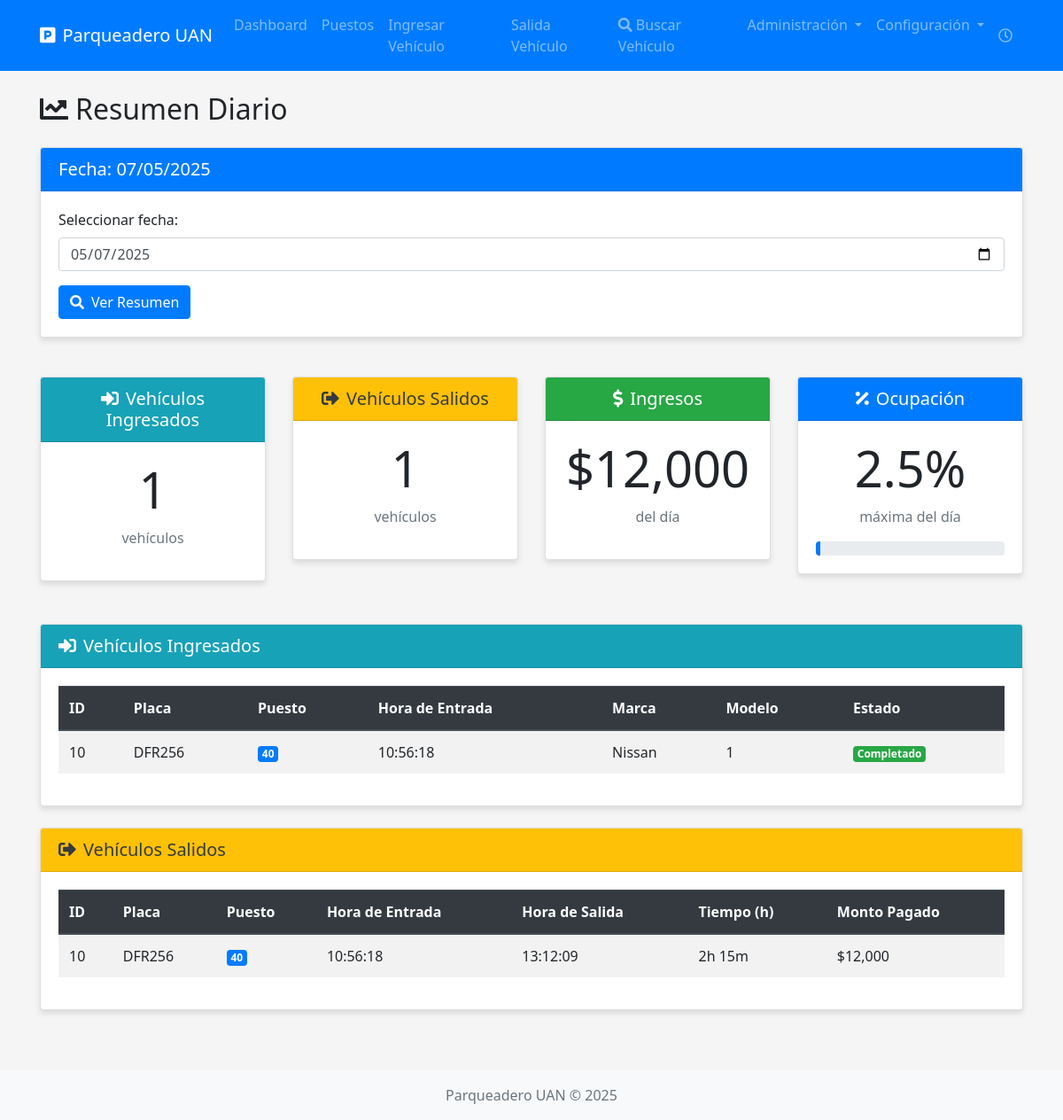
Page /resumen-diario on the earlier database version.
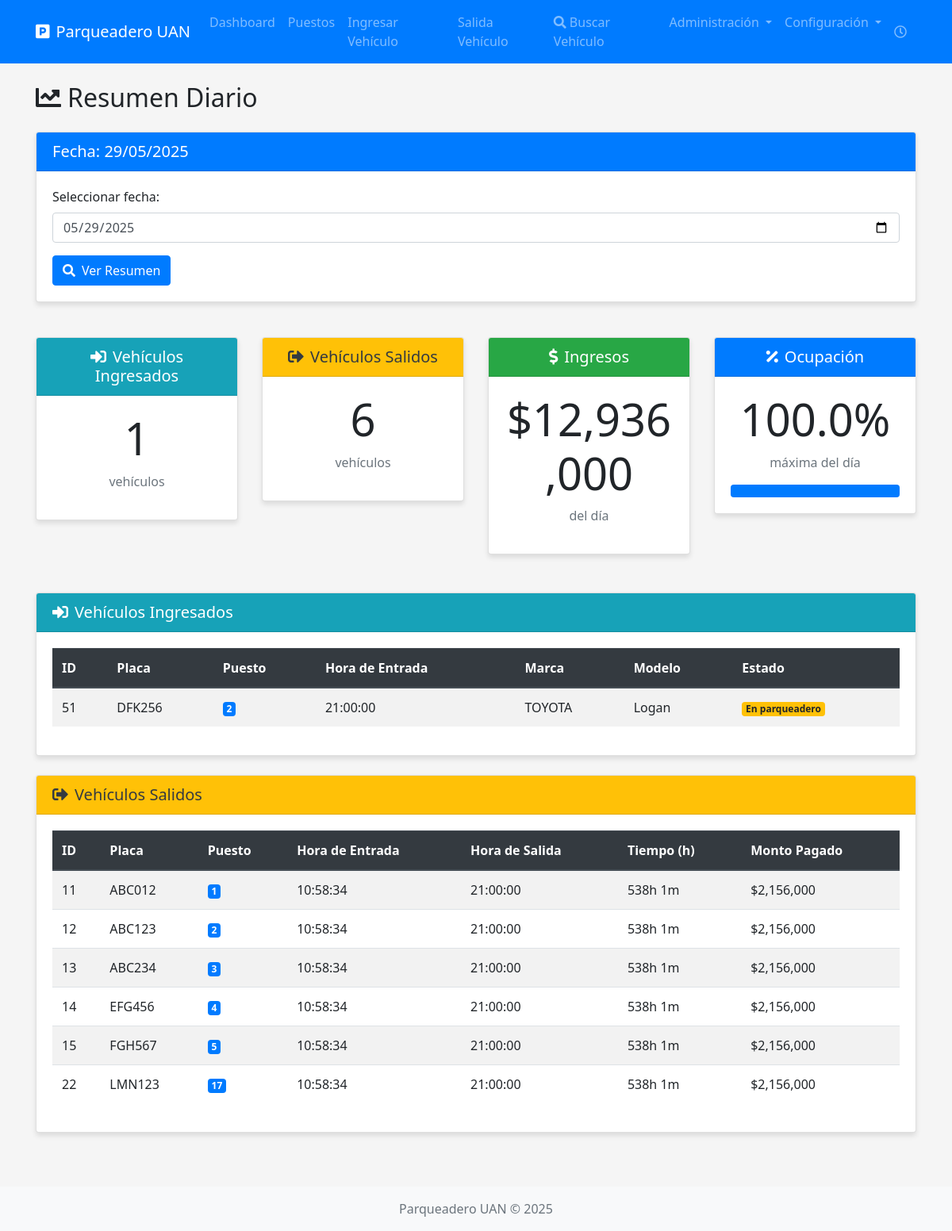
Same page on the later database version.
### models.py (models this page shows, shortened)
class RegistroParqueo(Base):
    __tablename__ = "registro_parqueo"
    id_registro = Column(Integer, primary_key=True, autoincrement=True)
    placa = Column(String(10), ForeignKey("vehiculo.placa"), nullable=False)
    id_puesto = Column(Integer, ForeignKey("puesto.id_puesto"), nullable=False)
    hora_entrada = Column(DateTime, nullable=False)
    hora_salida = Column(DateTime, nullable=True)
    valor_tarifa_aplicada = Column(Float, nullable=False)
    total_pagado = Column(Float, nullable=True)
    id_tarifa = Column(Integer, ForeignKey("tarifa.id_tarifa"), nullable=False)
    puesto = relationship("Puesto", back_populates="registros")
    vehiculo = relationship("Vehiculo", back_populates="registros")
    tarifa = relationship("Tarifa", back_populates="registros")
    __table_args__ = (
        CheckConstraint('hora_entrada <= hora_salida OR hora_salida IS NULL', name='ck_horarios_parqueo'),
        CheckConstraint('time(hora_entrada) >= time("06:00:00") AND time(hora_entrada) <= time("21:00:00")', name='ck_hora_entrada'),
    )

class Vehiculo(Base):
    __tablename__ = "vehiculo"
    placa = Column(String(10), primary_key=True)
    marca = Column(String(50), nullable=True)
    modelo = Column(String(50), nullable=True)
    registros = relationship("RegistroParqueo", back_populates="vehiculo")

### routes.py (the view)
@routes.route('/resumen-diario', methods=['GET', 'POST'])
@auth.login_required
def resumen_diario():
    db = next(get_db())
    config = db.query(ConfiguracionParqueadero).first()
    fecha_actual = config.hora_actual.date()
    fecha_seleccionada = fecha_actual
    if request.method == 'POST' and request.form.get('fecha'):
        fecha_seleccionada = datetime.strptime(request.form.get('fecha'), '%Y-%m-%d').date()
    inicio_dia = datetime.combine(fecha_seleccionada, datetime.min.time())
    fin_dia = datetime.combine(fecha_seleccionada, datetime.max.time())
    vehiculos_ingresados = db.query(RegistroParqueo).join(Vehiculo).filter(
        RegistroParqueo.hora_entrada >= inicio_dia,
        RegistroParqueo.hora_entrada <= fin_dia
    ).order_by(RegistroParqueo.hora_entrada).all()
    vehiculos_salidos = db.query(RegistroParqueo).join(Vehiculo).filter(
        RegistroParqueo.hora_salida >= inicio_dia,
        RegistroParqueo.hora_salida <= fin_dia
    ).order_by(RegistroParqueo.hora_salida).all()
    total_ingresados = len(vehiculos_ingresados)
    total_salidos = len(vehiculos_salidos)
    ingresos_totales = db.query(func.sum(RegistroParqueo.total_pagado)).filter(
        RegistroParqueo.hora_salida >= inicio_dia,
        RegistroParqueo.hora_salida <= fin_dia
    ).scalar() or 0
    total_puestos = config.total_puestos
    max_ocupacion = 0
    for hora in range(6, 22):  # Horario de 6am a 9pm
        hora_punto = datetime.combine(fecha_seleccionada, datetime.min.time().replace(hour=hora))
        ocupacion = db.query(RegistroParqueo).filter(
            RegistroParqueo.hora_entrada <= hora_punto,
            or_(
                RegistroParqueo.hora_salida > hora_punto,
                RegistroParqueo.hora_salida == None
            )
        ).count()
        if ocupacion > max_ocupacion:
            max_ocupacion = ocupacion
    porcentaje_ocupacion = (max_ocupacion / total_puestos) * 100 if total_puestos > 0 else 0
    return render_template(
        'resumen_diario.html',
        fecha_actual=fecha_actual.strftime('%d/%m/%Y'),
        fecha_seleccionada=fecha_seleccionada.strftime('%Y-%m-%d'),
        vehiculos_ingresados=vehiculos_ingresados,
        vehiculos_salidos=vehiculos_salidos,
        total_ingresados=total_ingresados,
        total_salidos=total_salidos,
        ingresos_totales=ingresos_totales,
        porcentaje_ocupacion=porcentaje_ocupacion,
        config=config
    )

### models.py (called while the page is built)
def get_db():
    db = SessionLocal()
    try:
        yield db
    finally:
        db.close()

### templates/resumen_diario.html (shortened to what the changed rows need)
{% extends 'base.html' %}
{% block content %}
<h2 class="mb-4"><i class="fas fa-chart-line mr-2"></i>Resumen Diario</h2>
<div class="row mb-4">
    <div class="col-md-12">
        <div class="card">
            <div class="card-header bg-primary text-white">
                <h5 class="mb-0">Fecha: {{ fecha_actual }}</h5>
            </div>
            <div class="card-body">
                <form method="POST" action="{{ url_for('routes.resumen_diario') }}">
                    <div class="form-group">
                        <label for="fecha">Seleccionar fecha:</label>
                        <input type="date" class="form-control" id="fecha" name="fecha" value="{{ fecha_seleccionada }}">
                    </div>
                </form>
            </div>
        </div>
    </div>
</div>
<div class="row">
    <div class="col-md-3">
        <div class="card mb-4 text-center">
            <div class="card-body">
                <h2 class="display-4">{{ total_ingresados }}</h2>
            </div>
        </div>
    </div>
    <div class="col-md-3">
        <div class="card mb-4 text-center">
            <div class="card-body">
                <h2 class="display-4">{{ total_salidos }}</h2>
                <p class="text-muted">vehículos</p>
            </div>
        </div>
    </div>
    <div class="col-md-3">
        <div class="card mb-4 text-center">
            <div class="card-body">
                <h2 class="display-4">${{ "{:,.0f}".format(ingresos_totales) }}</h2>
                <p class="text-muted">del día</p>
            </div>
        </div>
    </div>
    <div class="col-md-3">
        <div class="card mb-4 text-center">
            <div class="card-body">
                <h2 class="display-4">{{ porcentaje_ocupacion|round(1) }}%</h2>
                <p class="text-muted">máxima del día</p>
                <div class="progress">
                    <div class="progress-bar bg-primary" role="progressbar"
                         style="width: {{ porcentaje_ocupacion }}%"
                         aria-valuenow="{{ porcentaje_ocupacion }}"
                         aria-valuemin="0"
                         aria-valuemax="100">
                    </div>
                </div>
            </div>
        </div>
    </div>
</div>
<div class="card mt-4 mb-4">
    <div class="card-body">
        {% if vehiculos_ingresados %}
        <div class="table-responsive">
            <table class="table table-striped table-hover">
                <thead>
                    <tr>
                        <th>ID</th>
                        <th>Placa</th>
                        <th>Puesto</th>
                        <th>Hora de Entrada</th>
                        <th>Marca</th>
                        <th>Modelo</th>
                        <th>Estado</th>
                    </tr>
                </thead>
                <tbody>
                    {% for registro in vehiculos_ingresados %}
                    <tr>
                        <td>{{ registro.id_registro }}</td>
                        <td>{{ registro.placa }}</td>
                        <td><span class="badge badge-primary">{{ registro.id_puesto }}</span></td>
                        <td>{{ registro.hora_entrada.strftime('%H:%M:%S') }}</td>
                        <td>{{ registro.vehiculo.marca or 'N/A' }}</td>
                        <td>{{ registro.vehiculo.modelo or 'N/A' }}</td>
                        <td>
                            {% if registro.hora_salida %}
                            <span class="badge badge-success">Completado</span>
                            {% else %}
                            <span class="badge badge-warning">En parqueadero</span>
                            {% endif %}
                        </td>
                    </tr>
                    {% endfor %}
                </tbody>
            </table>
        </div>
        {% else %}
        <div class="alert alert-info">
            <i class="fas fa-info-circle mr-2"></i>No hay vehículos ingresados en esta fecha.
        </div>
        {% endif %}
    </div>
</div>
<div class="card mt-4">
    <div class="card-body">
        {% if vehiculos_salidos %}
        <div class="table-responsive">
            <table class="table table-striped table-hover">
                <thead>
                    <tr>
                        <th>ID</th>
                        <th>Placa</th>
                        <th>Puesto</th>
                        <th>Hora de Entrada</th>
                        <th>Hora de Salida</th>
                        <th>Tiempo (h)</th>
                        <th>Monto Pagado</th>
                    </tr>
                </thead>
                <tbody>
                    {% for registro in vehiculos_salidos %}
                    <tr>
                        <td>{{ registro.id_registro }}</td>
                        <td>{{ registro.placa }}</td>
                        <td><span class="badge badge-primary">{{ registro.id_puesto }}</span></td>
                        <td>{{ registro.hora_entrada.strftime('%H:%M:%S') }}</td>
                        <td>{{ registro.hora_salida.strftime('%H:%M:%S') }}</td>
                        <td>
                            {% set tiempo_estancia = (registro.hora_salida - registro.hora_entrada).total_seconds() / 3600 %}
                            {% set horas = (tiempo_estancia | int) %}
                            {% set minutos = ((tiempo_estancia % 1) * 60) | int %}
                            {{ horas }}h {{ minutos }}m
                        </td>
                        <td>${{ "{:,.0f}".format(registro.total_pagado) }}</td>
                    </tr>
                    {% endfor %}
                </tbody>
            </table>
        </div>
        {% else %}
        <div class="alert alert-info">
            <i class="fas fa-info-circle mr-2"></i>No hay vehículos que hayan salido en esta fecha.
        </div>
        {% endif %}
    </div>
</div>
{% endblock %}

Differences in the rows shown:
no longer on this page (row unchanged): RegistroParqueo: id_registro "10", placa "DFR256", id_puesto "40", hora_entrada "10:56:18", vehiculo "Nissan", vehiculo "1", shows "Completado", hora_salida "13:12:09", id_tarifa "2", minutos "15", total_pagado "12,000"
added RegistroParqueo: id_registro "51", placa "DFK256", id_puesto "2", hora_entrada "21:00:00", vehiculo "TOYOTA", vehiculo "Logan", shows "En parqueadero", shown under "Vehículos Ingresados"
added RegistroParqueo: id_registro "11", placa "ABC012", id_puesto "1", hora_entrada "10:58:34", hora_salida "21:00:00", horas "538", total_pagado "2,156,000", shown under "Vehículos Salidos"
added RegistroParqueo: id_registro "12", placa "ABC123", id_puesto "2", hora_entrada "10:58:34", hora_salida "21:00:00", horas "538", minutos "1", total_pagado "2,156,000", shown under "Vehículos Salidos"
added RegistroParqueo: id_registro "13", placa "ABC234", id_puesto "3", hora_entrada "10:58:34", hora_salida "21:00:00", horas "538", minutos "1", total_pagado "2,156,000", shown under "Vehículos Salidos"
added RegistroParqueo: id_registro "14", placa "EFG456", id_puesto "4", hora_entrada "10:58:34", hora_salida "21:00:00", horas "538", minutos "1", total_pagado "2,156,000", shown under "Vehículos Salidos"
added RegistroParqueo: id_registro "15", placa "FGH567", id_puesto "5", hora_entrada "10:58:34", hora_salida "21:00:00", horas "538", minutos "1", total_pagado "2,156,000", shown under "Vehículos Salidos"
added RegistroParqueo: id_registro "22", placa "LMN123", id_puesto "17", hora_entrada "10:58:34", hora_salida "21:00:00", horas "538", minutos "1", total_pagado "2,156,000", shown under "Vehículos Salidos"
Other differences:
{{ fecha_actual }}: "07/05/2025" → "29/05/2025"
form field fecha: "05/07/2025" → "05/29/2025"
{{ total_salidos }}: "1" → "6"
{{ "{:,.0f}".format(ingresos_totales) }}: "12,000" → "12,936,000"
{{ porcentaje_ocupacion|round(1) }}: "2.5" → "100.0"
{{ porcentaje_ocupacion }}: 2.5 → 100.0 (drawn)
